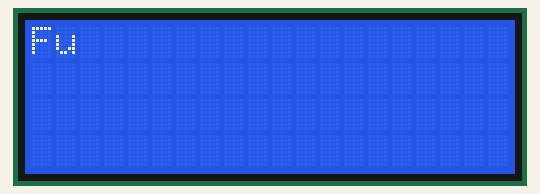
This sketch was run on a simulated Arduino Uno, built with avr-gcc and run on an emulated ATmega328P. On the bench: 20×4 character LCD.

Above: at 0.44 s.
At 0.9 s:
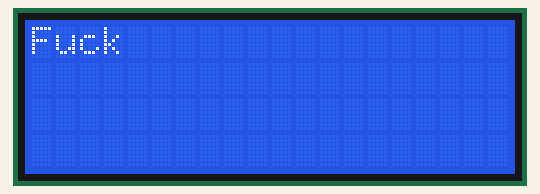
At 1.9 s:
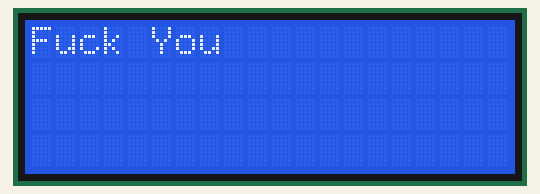
At 2.6 s:
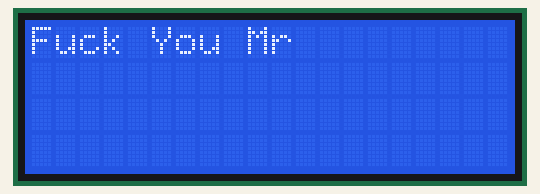
At 3.9 s:
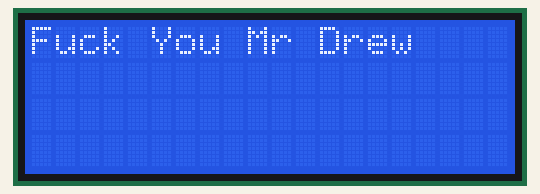
At 6.1 s:
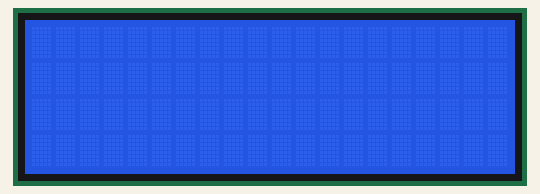

The sketch:

LCD_Custom_2.ino
```cpp
#include <Wire.h>
#include <LiquidCrystal_I2C.h>

LiquidCrystal_I2C lcd(0x3F, 20, 4);

char _1[17] = {'F','u','c','k',' ','Y','o','u',' ','M','r',' ','D','r','e','w'};

void setup() {
  lcd.begin();
  lcd.backlight();
}

void loop() {
  lcd.setCursor(0,0);

  for(int k = 0; k < 16; k++) {
    lcd.print(_1[k]);
    delay(250);
  }

  delay(2000);
  lcd.clear();
  delay(1000);
}
```

Measured:
- by itself, everything shown: repeats every 7.0 s, in 14 steps
- what the display in image 2 shows lasts 0.5 s, from 1.8 s to 2.3 s
- what the display in image 4 shows lasts 2.3 s, from 3.8 s to 6.1 s
